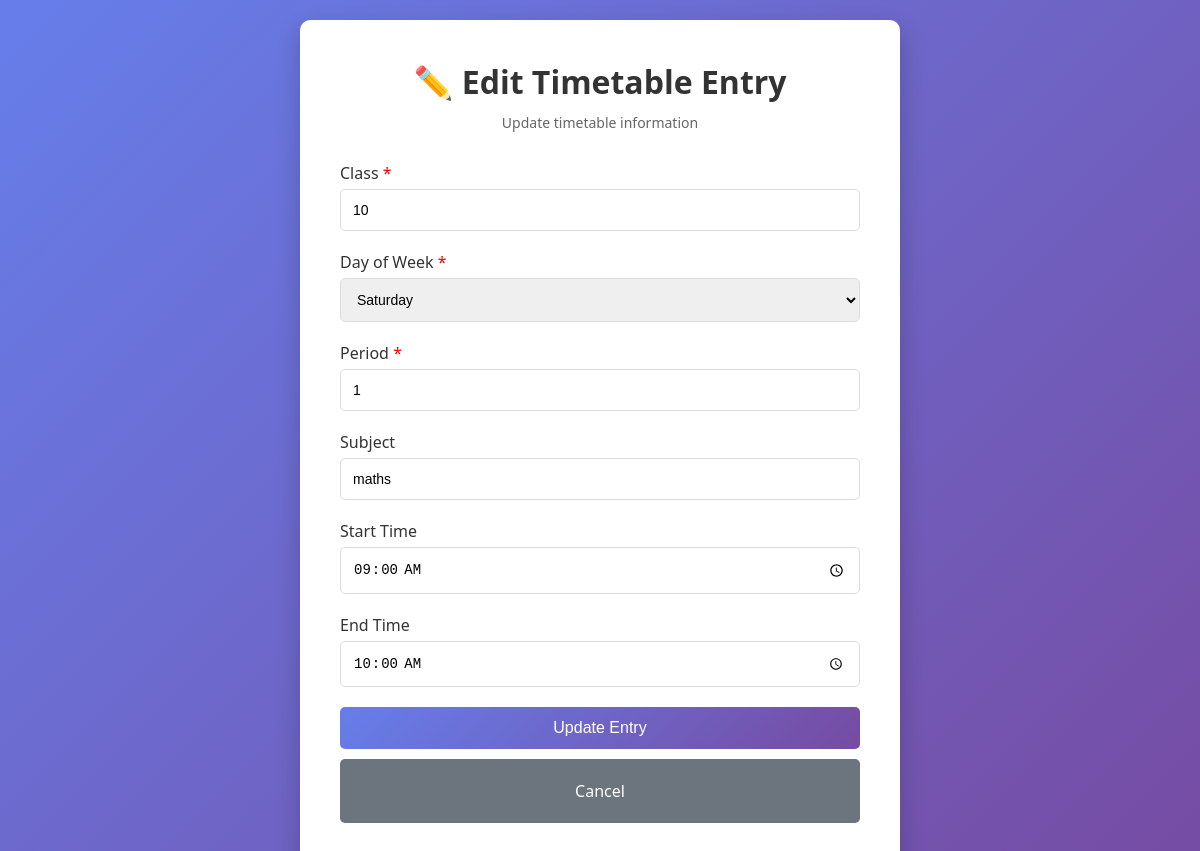
The page /timetable/edit/2 (signed in) on the database its author committed.
### models.py (models this page shows)
class Timetable(Base):
    __tablename__ = 'timetable'
    id = Column(Integer, primary_key=True)
    class_name = Column(String, nullable=False)
    day_of_week = Column(String, nullable=False)  # e.g., 'Monday', 'Tuesday'
    period = Column(String, nullable=False)       # e.g., 'Period 1', 'Period 2'
    subject = Column(String, nullable=True)       # e.g., 'Mathematics', 'Physics'
    start_time = Column(String, nullable=True)    # e.g., '09:00'
    end_time = Column(String, nullable=True)      # e.g., '10:00'

### app.py (the view, shortened to what this page needs)
@app.route('/timetable/edit/<int:id>', methods=['GET', 'POST'])
@login_required
def edit_timetable(id):
    if current_user.role != 'teacher':
        flash('Access denied! Teachers only.', 'error')
        return redirect(url_for('login'))
    db = SessionLocal()
    entry = db.query(Timetable).get(id)
    if not entry:
        flash('Timetable entry not found!', 'error')
        db.close()
        return redirect(url_for('manage_timetable'))
    db.close()
    return render_template('edit_timetable.html', entry=entry)

### app.py (called while the page is built)
@login_manager.user_loader
def load_user(user_id):
    db = SessionLocal()
    user = db.query(User).get(int(user_id))
    db.close()
    return user

### templates/edit_timetable.html (shortened to what this page needs)
<!DOCTYPE html>
<html lang="en">
<head>
</head>
<body>
    <div class="container">
        <h1>✏️ Edit Timetable Entry</h1>
        <p class="subtitle">Update timetable information</p>
        <form method="POST" action="{{ url_for('edit_timetable', id=entry.id) }}">
            <div class="form-group">
                <label>Class <span class="required">*</span></label>
                <input type="text" name="class_name" value="{{ entry.class_name }}" required>
            </div>
            <div class="form-group">
                <label>Day of Week <span class="required">*</span></label>
                <select name="day_of_week" required>
                    <option value="Saturday" {% if entry.day_of_week == 'Saturday' %}selected{% endif %}>Saturday</option>
                </select>
            </div>
            <div class="form-group">
                <label>Period <span class="required">*</span></label>
                <input type="text" name="period" value="{{ entry.period }}" required>
            </div>
            <div class="form-group">
                <label>Subject</label>
                <input type="text" name="subject" value="{{ entry.subject or '' }}">
            </div>
            <div class="form-group">
                <label>Start Time</label>
                <input type="time" name="start_time" value="{{ entry.start_time or '' }}">
            </div>
            <div class="form-group">
                <label>End Time</label>
                <input type="time" name="end_time" value="{{ entry.end_time or '' }}">
            </div>
            <button type="submit" class="btn btn-primary">Update Entry</button>
            <a href="{{ url_for('manage_timetable') }}" class="btn btn-secondary" style="display: block; text-align: center; text-decoration: none; line-height: 40px;">Cancel</a>
        </form>
    </div>
</body>
</html>

### templates/edit_timetable.html (style rules this page uses)
* { margin: 0; padding: 0; box-sizing: border-box; }
body { font-family: 'Segoe UI', Tahoma, Geneva, Verdana, sans-serif; background: linear-gradient(135deg, #667eea 0%, #764ba2 100%); min-height: 100vh; display: flex; justify-content: center; align-items: center; padding: 20px; }
.container { background: white; padding: 40px; border-radius: 10px; box-shadow: 0 10px 25px rgba(0, 0, 0, 0.2); width: 100%; max-width: 600px; }
h1 { text-align: center; color: #333; margin-bottom: 10px; }
.subtitle { text-align: center; color: #666; margin-bottom: 30px; font-size: 14px; }
.form-group { margin-bottom: 20px; }
label { display: block; margin-bottom: 5px; color: #333; font-weight: 500; }
input[type="text"], input[type="time"], select { width: 100%; padding: 12px; border: 1px solid #ddd; border-radius: 5px; font-size: 14px; transition: border-color 0.3s; }
.btn { width: 100%; padding: 12px; border: none; border-radius: 5px; font-size: 16px; cursor: pointer; transition: transform 0.2s; margin-bottom: 10px; }
.btn-primary { background: linear-gradient(135deg, #667eea 0%, #764ba2 100%); color: white; }
.btn-secondary { background: #6c757d; color: white; }
.required { color: red; }

### rows shown on the page
Timetable: class_name "10", day_of_week "Saturday", period "1", subject "maths", start_time "09:00", end_time "10:00"
